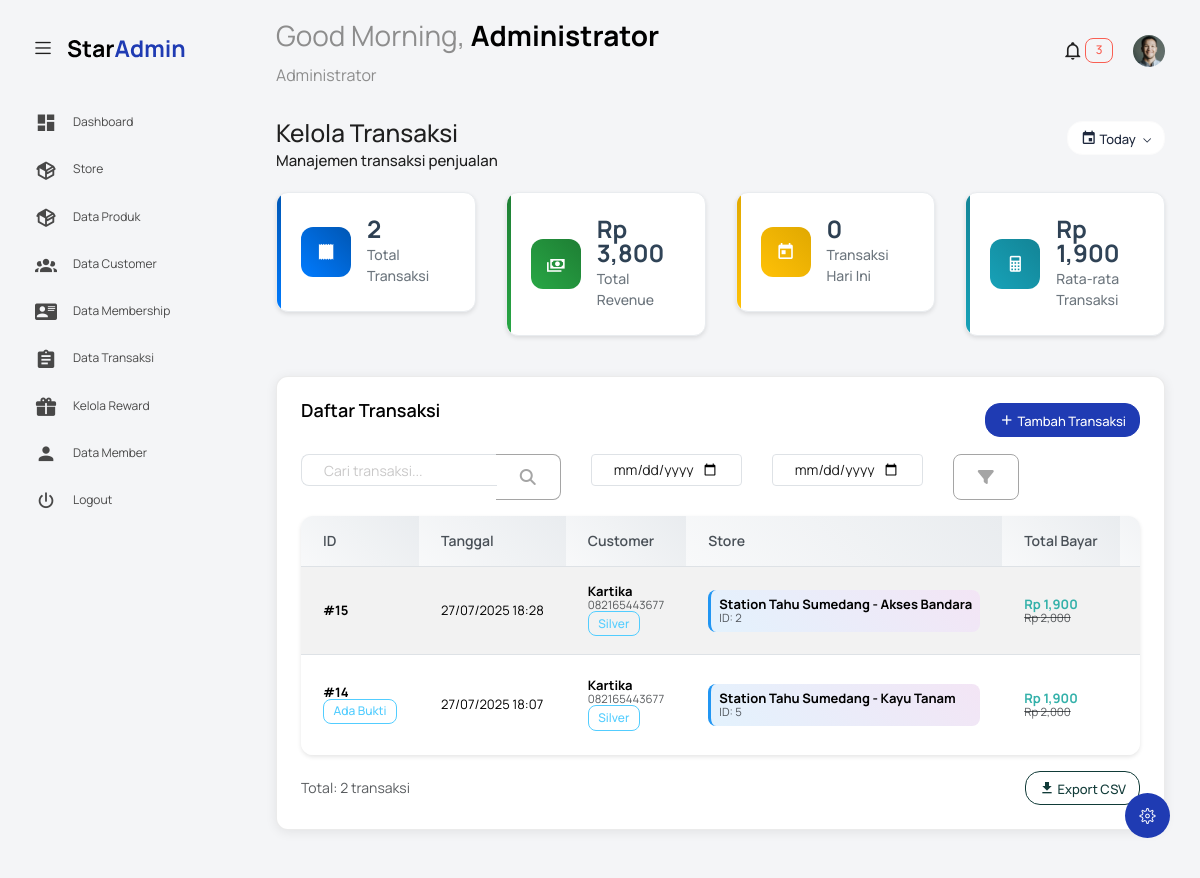
The app's page /index.php?controller=transaksiadmin&action=index (signed in) with its own data.
### tables this page shows
CREATE TABLE `transaksi` (
  `transaksi_id` int NOT NULL,
  `customer_id` int DEFAULT NULL,
  `store_id` int NOT NULL DEFAULT '1',
  `tanggal_transaksi` datetime DEFAULT CURRENT_TIMESTAMP,
  `total_sebelum_diskon` decimal(10,2) NOT NULL,
  `diskon_membership` decimal(10,2) DEFAULT '0.00',
  `total_bayar` decimal(10,2) NOT NULL,
  `poin_didapat` int DEFAULT '0',
  `metode_pembayaran` enum('tunai','transfer','kartu') DEFAULT 'tunai',
  `bukti_pembayaran` varchar(255) DEFAULT NULL
);

CREATE TABLE `customers` (
  `customer_id` int NOT NULL,
  `user_id` int DEFAULT NULL,
  `nama_customer` varchar(100) NOT NULL,
  `no_telepon` varchar(15) DEFAULT NULL,
  `alamat` text,
  `email` varchar(100) DEFAULT NULL,
  `membership_id` int DEFAULT '1',
  `total_pembelian` decimal(12,2) DEFAULT '0.00',
  `total_poin` int DEFAULT '0',
  `tanggal_daftar` date DEFAULT (curdate()),
  `status_aktif` enum('aktif','tidak_aktif') DEFAULT 'aktif'
);

CREATE TABLE `membership` (
  `membership_id` int NOT NULL,
  `nama_membership` varchar(50) NOT NULL,
  `minimal_pembelian` decimal(10,2) NOT NULL,
  `diskon_persen` int DEFAULT '0',
  `poin_per_pembelian` int DEFAULT '1',
  `benefit` text
);

CREATE TABLE `store` (
  `id_store` int NOT NULL,
  `nama_store` varchar(100) NOT NULL,
  `alamat_store` text NOT NULL,
  `manajer_store` varchar(100) DEFAULT NULL,
  `status_store` enum('aktif','tidak_aktif') DEFAULT 'aktif'
);

### views/transaksi_admin/index.php (the view, shortened to what the rows shown need)
<?php include('template/header.php'); ?>
<body class="with-welcome-text">
    <div class="container-scroller">
        <?php include 'template/navbar.php'; ?>
        <div class="container-fluid page-body-wrapper">
            <div class="main-panel">
                <div class="content-wrapper">
                    <div class="row">
                        <div class="col-lg-12 grid-margin stretch-card">
                            <div class="card">
                                <div class="card-body">
                                    <div class="table-responsive">
                                        <table class="table table-striped">
                                            <thead>
                                                <tr>
                                                    <th>ID</th>
                                                    <th>Tanggal</th>
                                                    <th>Customer</th>
                                                    <?php if ($user_role === 'admin'): ?>
                                                    <th>Store</th>
                                                    <?php endif; ?>
                                                    <th>Total Bayar</th>
                                                    <th>Diskon</th>
                                                </tr>
                                            </thead>
                                            <tbody>
                                                <?php if (!empty($transaksi)): ?>
                                                    <?php foreach ($transaksi as $item): ?>
                                                        <tr>
                                                            <td>
                                                                <strong>#<?= $item['transaksi_id'] ?></strong>
                                                                <?php if (!empty($item['bukti_pembayaran'])): ?>
                                                                    <br><small class="badge badge-info">Ada Bukti</small>
                                                                <?php endif; ?>
                                                            </td>
                                                            <td><?= date('d/m/Y H:i', strtotime($item['tanggal_transaksi'])) ?></td>
                                                            <td>
                                                                <?php if ($item['customer_id']): ?>
                                                                    <div>
                                                                        <strong><?= htmlspecialchars($item['nama_customer']) ?></strong>
                                                                        <br>
                                                                        <small class="text-muted"><?= htmlspecialchars($item['no_telepon']) ?></small>
                                                                        <br>
                                                                        <span class="badge badge-<?= $item['nama_membership'] == 'Bronze' ? 'secondary' : ($item['nama_membership'] == 'Silver' ? 'info' : ($item['nama_membership'] == 'Gold' ? 'warning' : 'primary')) ?>">
                                                                            <?= htmlspecialchars($item['nama_membership']) ?>
                                                                        </span>
                                                                    </div>
                                                                <?php else: ?>
                                                                    <span class="text-muted">Customer Umum</span>
                                                                <?php endif; ?>
                                                            </td>
                                                            <?php if ($user_role === 'admin'): ?>
                                                            <td>
                                                                <div class="store-info">
                                                                    <strong><?= htmlspecialchars($item['nama_store'] ?? 'N/A') ?></strong>
                                                                    <br>
                                                                    <small class="text-muted">ID: <?= $item['store_id'] ?? '-' ?></small>
                                                                </div>
                                                            </td>
                                                            <?php endif; ?>
                                                            <td>
                                                                <strong class="text-success">Rp <?= number_format($item['total_bayar']) ?></strong>
                                                                <?php if ($item['total_sebelum_diskon'] > $item['total_bayar']): ?>
                                                                    <br>
                                                                    <small class="text-muted">
                                                                        <del>Rp <?= number_format($item['total_sebelum_diskon']) ?></del>
                                                                    </small>
                                                                <?php endif; ?>
                                                            </td>
                                                            <td>
                                                            </td>
                                                        </tr>
                                                    <?php endforeach; ?>
                                                <?php endif; ?>
                                            </tbody>
                                        </table>
                                    </div>
                                </div>
                            </div>
                        </div>
                    </div>
                </div>
            </div>
        </div>
    </div>
</body>
</html>

### records on screen
transaksi: transaksi_id "15", tanggal_transaksi "27/07/2025 18:28", customer.nama_customer "Kartika", customer.no_telepon "082165443677", membership.nama_membership "Silver", store.nama_store "Station Tahu Sumedang - Akses Bandara", store "2", total_bayar "1,900", total_sebelum_diskon "2,000"
transaksi: transaksi_id "14", shows "Ada Bukti", tanggal_transaksi "27/07/2025 18:07", customer.nama_customer "Kartika", customer.no_telepon "082165443677", membership.nama_membership "Silver", store.nama_store "Station Tahu Sumedang - Kayu Tanam", store "5", total_bayar "1,900", total_sebelum_diskon "2,000"

### other values on screen
$greeting "Good Morning"
$userName "Administrator"
$roleDisplay "Administrator"
$stats['total_transaksi'] "2"
$stats['total_revenue'] "3,800"
$stats['transaksi_hari_ini'] "0"
$stats['avg_transaksi'] "1,900"
count($transaksi) "2"
